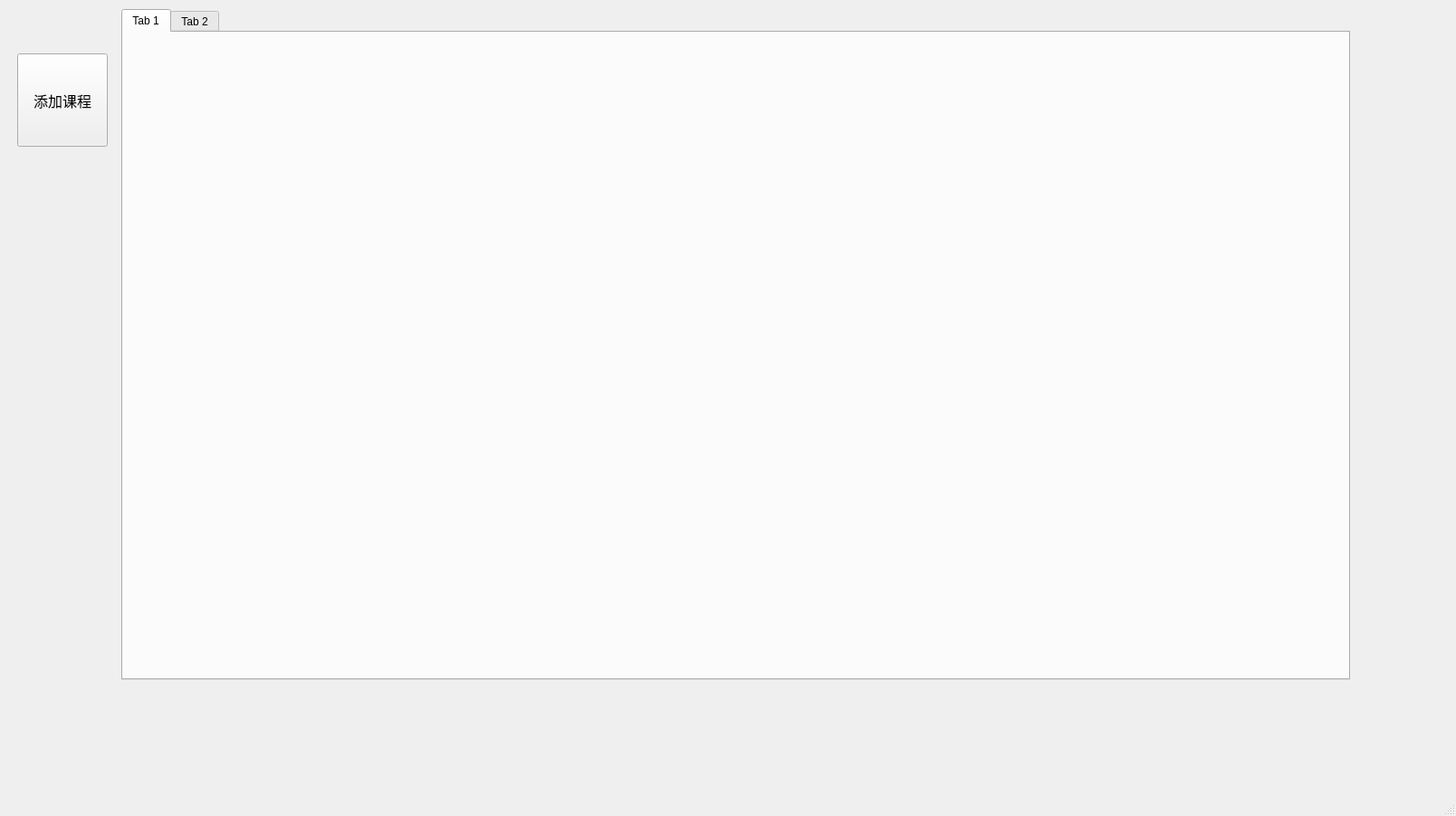
<?xml version="1.0" encoding="UTF-8"?>
<ui version="4.0">
 <class>MainWindow</class>
 <widget class="QMainWindow" name="MainWindow">
  <property name="geometry">
   <rect>
    <x>0</x>
    <y>0</y>
    <width>1608</width>
    <height>901</height>
   </rect>
  </property>
  <property name="minimumSize">
   <size>
    <width>1600</width>
    <height>900</height>
   </size>
  </property>
  <property name="windowTitle">
   <string>MainWindow</string>
  </property>
  <property name="styleSheet">
   <string notr="true">#frame{border:1px solid}</string>
  </property>
  <widget class="QWidget" name="centralwidget">
   <property name="styleSheet">
    <string notr="true">#QFrame{border:1px solid black}</string>
   </property>
   <widget class="QWidget" name="widget" native="true">
    <property name="geometry">
     <rect>
      <x>10</x>
      <y>10</y>
      <width>1481</width>
      <height>741</height>
     </rect>
    </property>
    <layout class="QHBoxLayout" name="horizontalLayout">
     <item>
      <widget class="QWidget" name="widget_2" native="true">
       <property name="font">
        <font>
         <family>Adobe Caslon Pro Bold</family>
        </font>
       </property>
       <layout class="QVBoxLayout" name="verticalLayout">
        <item>
         <spacer name="verticalSpacer">
          <property name="orientation">
           <enum>Qt::Vertical</enum>
          </property>
          <property name="sizeType">
           <enum>QSizePolicy::Fixed</enum>
          </property>
          <property name="sizeHint" stdset="0">
           <size>
            <width>20</width>
            <height>40</height>
           </size>
          </property>
         </spacer>
        </item>
        <item>
         <widget class="QPushButton" name="addCourseButton">
          <property name="sizePolicy">
           <sizepolicy hsizetype="Minimum" vsizetype="Minimum">
            <horstretch>0</horstretch>
            <verstretch>0</verstretch>
           </sizepolicy>
          </property>
          <property name="minimumSize">
           <size>
            <width>100</width>
            <height>60</height>
           </size>
          </property>
          <property name="baseSize">
           <size>
            <width>75</width>
            <height>61</height>
           </size>
          </property>
          <property name="font">
           <font>
            <pointsize>12</pointsize>
            <bold>false</bold>
           </font>
          </property>
          <property name="text">
           <string>添加课程</string>
          </property>
         </widget>
        </item>
        <item>
         <spacer name="verticalSpacer_2">
          <property name="orientation">
           <enum>Qt::Vertical</enum>
          </property>
          <property name="sizeType">
           <enum>QSizePolicy::Fixed</enum>
          </property>
          <property name="sizeHint" stdset="0">
           <size>
            <width>20</width>
            <height>580</height>
           </size>
          </property>
         </spacer>
        </item>
       </layout>
      </widget>
     </item>
     <item>
      <widget class="QTabWidget" name="tabWidget">
       <property name="sizePolicy">
        <sizepolicy hsizetype="Expanding" vsizetype="Expanding">
         <horstretch>0</horstretch>
         <verstretch>0</verstretch>
        </sizepolicy>
       </property>
       <property name="minimumSize">
        <size>
         <width>100</width>
         <height>700</height>
        </size>
       </property>
       <property name="currentIndex">
        <number>0</number>
       </property>
       <widget class="QWidget" name="tab">
        <attribute name="title">
         <string>Tab 1</string>
        </attribute>
        <widget class="QTableWidget" name="courseTable">
         <property name="geometry">
          <rect>
           <x>20</x>
           <y>20</y>
           <width>0</width>
           <height>0</height>
          </rect>
         </property>
         <property name="sizePolicy">
          <sizepolicy hsizetype="Fixed" vsizetype="Fixed">
           <horstretch>0</horstretch>
           <verstretch>0</verstretch>
          </sizepolicy>
         </property>
         <property name="minimumSize">
          <size>
           <width>0</width>
           <height>0</height>
          </size>
         </property>
         <property name="styleSheet">
          <string notr="true">.courseTable{border: 0px}</string>
         </property>
        </widget>
       </widget>
       <widget class="QWidget" name="tab_2">
        <attribute name="title">
         <string>Tab 2</string>
        </attribute>
        <widget class="QTableWidget" name="ddlTable">
         <property name="geometry">
          <rect>
           <x>230</x>
           <y>-10</y>
           <width>0</width>
           <height>0</height>
          </rect>
         </property>
         <property name="sizePolicy">
          <sizepolicy hsizetype="Fixed" vsizetype="Fixed">
           <horstretch>0</horstretch>
           <verstretch>0</verstretch>
          </sizepolicy>
         </property>
         <property name="minimumSize">
          <size>
           <width>0</width>
           <height>0</height>
          </size>
         </property>
        </widget>
       </widget>
      </widget>
     </item>
    </layout>
   </widget>
  </widget>
  <widget class="QMenuBar" name="menubar">
   <property name="geometry">
    <rect>
     <x>0</x>
     <y>0</y>
     <width>1608</width>
     <height>20</height>
    </rect>
   </property>
  </widget>
  <widget class="QStatusBar" name="statusbar"/>
 </widget>
 <resources/>
 <connections/>
</ui>
